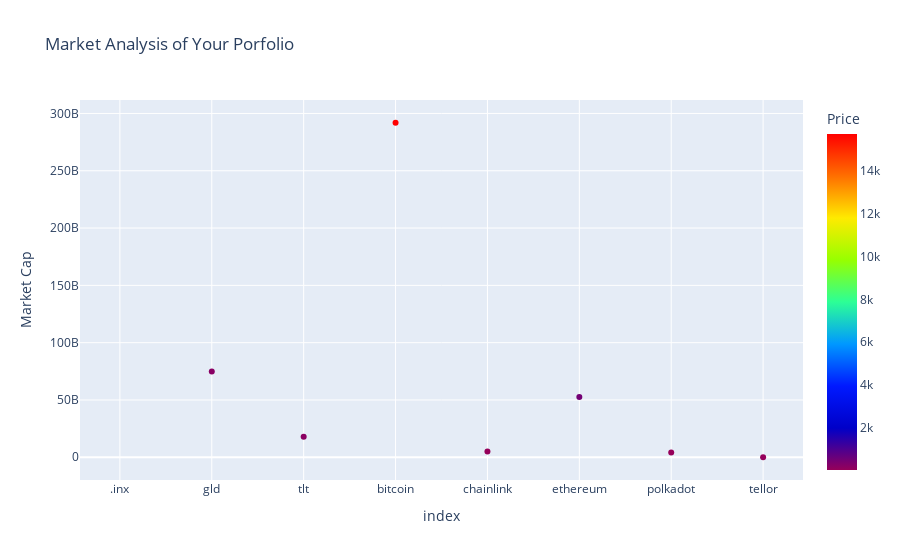

Write notebook code for a chart like this one.
### Code cell
#summary analysis parallel categories plot
summary_analysis_cat_plot = parallel_cat_plot(portfolio_df)
summary_analysis_cat_plot 
#volume change scatter plot
volume_change_df_plot = volume_change_plot(portfolio_df)
volume_change_df_plot
#market cap and price plot 
price_market_cp_df_plot = price_market_cap_plot(portfolio_df)
price_market_cp_df_plot

### Figure 1 — Plotly figure (JSON) as saved in the notebook; plotly's stock layout.template omitted (floating-point values rounded to 4 significant figures)
{"data": [{"hovertemplate": "index=%{x}<br>Market Cap=%{y}<br>Price=%{marker.color}<extra></extra>", "legendgroup": "", "marker": {"color": [3572.0, 175.1, 155.3, 15750.0, 12.9, 464.0, 4.46, 23.6], "coloraxis": "coloraxis", "symbol": "circle"}, "mode": "markers", "name": "", "orientation": "v", "showlegend": false, "type": "scatter", "x": [".inx", "gld", "tlt", "bitcoin", "chainlink", "ethereum", "polkadot", "tellor"], "xaxis": "x", "y": [null, 74929963134, 17838800061, 291890749394, 5059860783, 52672030108, 4164986227, 36536442], "yaxis": "y"}], "layout": {"autosize": true, "coloraxis": {"colorbar": {"title": {"text": "Price"}}, "colorscale": [[0, "rgb(150,0,90)"], [0.125, "rgb(0,0,200)"], [0.25, "rgb(0,25,255)"], [0.375, "rgb(0,152,255)"], [0.5, "rgb(44,255,150)"], [0.625, "rgb(151,255,0)"], [0.75, "rgb(255,234,0)"], [0.875, "rgb(255,111,0)"], [1, "rgb(255,0,0)"]]}, "legend": {"tracegroupgap": 0}, "title": {"text": "Market Analysis of Your Porfolio"}, "xaxis": {"anchor": "y", "autorange": true, "domain": [0, 1], "range": [-0.4302, 7.43], "title": {"text": "index"}, "type": "category"}, "yaxis": {"anchor": "x", "autorange": true, "domain": [0, 1], "range": [-21340000000.0, 313300000000.0], "title": {"text": "Market Cap"}, "type": "linear"}}}
